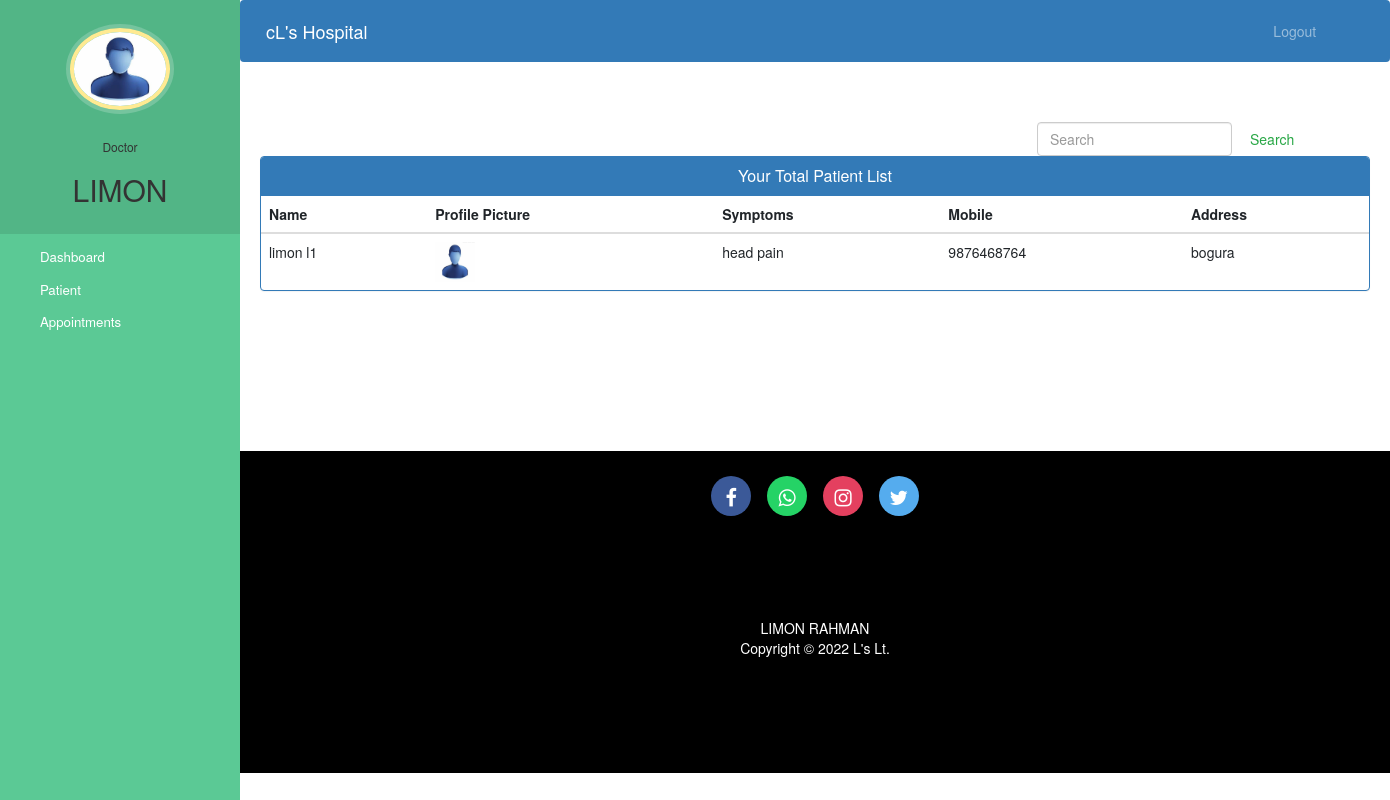
The app's page /doctor-view-patient (signed in) with its own data.
### hospital/models.py (models this page shows, shortened)
class Doctor(models.Model):
    user=models.OneToOneField(User,on_delete=models.CASCADE)
    profile_pic= models.ImageField(upload_to='profile_pic/DoctorProfilePic/',null=True,blank=True)
    address = models.CharField(max_length=40)
    mobile = models.CharField(max_length=20,null=True)
    department= models.CharField(max_length=50,choices=departments,default='Cardiologist')
    status=models.BooleanField(default=False)

class Patient(models.Model):
    user=models.OneToOneField(User,on_delete=models.CASCADE)
    profile_pic= models.ImageField(upload_to='profile_pic/PatientProfilePic/',null=True,blank=True)
    address = models.CharField(max_length=40)
    mobile = models.CharField(max_length=20,null=False)
    symptoms = models.CharField(max_length=100,null=False)
    assignedDoctorId = models.PositiveIntegerField(null=True)
    admitDate=models.DateField(auto_now=True)
    status=models.BooleanField(default=False)
    @property
    def get_name(self):
        return self.user.first_name+" "+self.user.last_name

### hospital/views.py (the view)
# urls.py: path('doctor-view-patient', views.doctor_view_patient_view,name='doctor-view-patient'),
@login_required(login_url='doctorlogin')
@user_passes_test(is_doctor)
def doctor_view_patient_view(request):
    patients=models.Patient.objects.all().filter(status=True,assignedDoctorId=request.user.id)
    doctor=models.Doctor.objects.get(user_id=request.user.id) #for profile picture of doctor in sidebar
    return render(request,'hospital/doctor_view_patient.html',{'patients':patients,'doctor':doctor})

### hospital/views.py (called while the page is built)
def is_doctor(user):
    return user.groups.filter(name='DOCTOR').exists()

### templates/hospital/doctor_view_patient.html (shortened to what this page needs)
{% extends 'hospital/doctor_base.html' %}
{% block content %}
{%load static%}
<head>
  <link href="//netdna.bootstrapcdn.com/bootstrap/3.0.0/css/bootstrap.min.css" rel="stylesheet" id="bootstrap-css">
</head>
<div class="container">
    <form  action="/search" method="get" style="margin-left:70%;" class="form-inline my-2 my-lg-0">
      <input class="form-control mr-sm-2" type="search" placeholder="Search" name="query" id="query" aria-label="Search">
      <button class="btn btn-outline-success my-2 my-sm-0" type="submit">Search</button>
    </form>
  {% if patients %}
  <div class="panel panel-primary">
    <div class="panel-heading">
      <h6 class="panel-title">Your Total Patient List</h6>
    </div>
    <table class="table table-hover" id="dev-table">
      <thead>
        <tr>
          <th>Name</th>
          <th>Profile Picture</th>
          <th>Symptoms</th>
          <th>Mobile</th>
          <th>Address</th>
        </tr>
      </thead>
      {% for p in patients %}
      <tr>
        <td> {{p.get_name}}</td>
        <td> <img src="{% static p.profile_pic.url %}" alt="Profile Pic" height="40px" width="40px" /></td>
        <td>{{p.symptoms}}</td>
        <td>{{p.mobile}}</td>
        <td>{{p.address}}</td>
      </tr>
      {% endfor %}
    </table>
  </div>
  {%else%}
  <br><br><br>
  <h4 style="text-align: center;color: red;">No Patient Found !!!</h4>
  {% endif %}
</div>
{% endblock content %}

### templates/hospital/doctor_base.html (shortened to what this page needs)
<!DOCTYPE html>
{% load static %}
<html lang="en">
<head>
  <link rel="stylesheet" href="https://stackpath.bootstrapcdn.com/bootstrap/4.3.1/css/bootstrap.min.css">
  <link rel="stylesheet" href="https://maxcdn.bootstrapcdn.com/font-awesome/4.7.0/css/font-awesome.min.css">
</head>
<body>
  <nav class="menu" tabindex="0">
    <header class="avatar">
      <img src="{% static doctor.profile_pic.url %}" alt="Profile Pic" />
      <br><br>
      <h6>Doctor</h6>
      <h2>{{request.user.first_name}}</h2>
    </header>
    <ul>
      <li tabindex="0" class="icon-dashboard"> <a style="color:white; text-decoration:none;" href="/doctor-dashboard"><span>Dashboard</span></a> </li>
      <li tabindex="0" class="icon-users"> <a style="color:white; text-decoration:none;" href="/doctor-patient"><span>Patient</span></a></li>
      <li tabindex="0" class="icon-calendar"> <a style="color:white; text-decoration:none;" href="/doctor-appointment"><span>Appointments</span></a></li>
    </ul>
  </nav>
  <main>
    <div class="bs-example">
      <nav class="navbar navbar-expand-md  navbar-dark fixed-top" style="background:#337AB7;">
        <a href="/doctor-dashboard" class="navbar-brand">cL's Hospital</a>
        <div class="collapse navbar-collapse justify-content-between" id="navbarCollapse">
          <div class="navbar-nav" style=" margin-left: 90%;">
            <form method="post" action="{% url 'logout' %}">
              <a href="/logout" class="nav-item nav-link">Logout</a>
          </form>
          </div>
        </div>
      </nav>
    </div>
    <br><br>
    {% block content %}
    {% endblock content %}
    <br><br><br><br><br><br><br>
    {% include "hospital/footer.html" %}
  </main>
</body>
</html>

### templates/hospital/footer.html (shortened to what this page needs)
<!DOCTYPE html>
<html>
<head>
  <link rel="stylesheet" href="https://maxcdn.bootstrapcdn.com/font-awesome/4.7.0/css/font-awesome.min.css">
</head>
<footer>
  <p>
    <a href="https://facebook.com/cL's.luv/" class="fa fa-facebook .social-icons"></a>
    <a href="https://api.whatsapp.com/send?phone=919572181024&text=Hello%20cL's.%0d%0aHow%20are%20you%20%3f%0d%0aI%20came%20from%20your%20website.&source=&data=#" class="fa fa-whatsapp .social-icons"></a>
    <a href="https://instagram.com/cL's.luv" class="fa fa-instagram .social-icons"></a>
    <a href="https://twitter.com/cL'skumar1503" class="fa fa-twitter .social-icons"></a>
  </p>
  <br>
  <div class="container">
    <div class="row">
      <div class="col-md-12 col-sm-12">
        <div style="color:#ffffff;margin-top:-40px;" class="wow fadeInUp footer-copyright">
          <p>LIMON RAHMAN <br>
            Copyright &copy; 2022 L's Lt. </p>
        </div>
      </div>
    </div>
  </div>
</footer>
</html>

### templates/hospital/doctor_base.html (style rules this page uses)
a:link { text-decoration: none; }
a { color: white; }
body { padding-left: 240px; }
main { position: relative; height: 100vh; }
.menu { background: #5bc995; height: 100vh; width: 240px; position: fixed; top: 0px; left: 0; z-index: 5; outline: none; }
.menu .avatar { background: rgba(0, 0, 0, 0.1); padding: 2em 0.5em; text-align: center; }
.menu .avatar img { width: 100px; border-radius: 50%; overflow: hidden; border: 4px solid #ffea92; box-shadow: 0 0 0 4px rgba(255, 255, 255, 0.2); }
.menu .avatar h2 { font-weight: normal; margin-bottom: 0; }
.menu ul { list-style: none; padding: 0.5em 0; margin: 0; }
.menu ul li { padding: 0.5em 1em 0.5em 3em; font-size: 0.95em; font-weight: regular; background-repeat: no-repeat; background-position: left 15px center; background-size: auto 20px; transition: all 0.15s linear; cursor: pointer; }
.menu ul li.icon-dashboard { background-image: url("http://www.entypo.com/images//gauge.svg"); }
.menu ul li.icon-users { background-image: url("http://www.entypo.com/images//users.svg"); }
.menu ul li.icon-calendar { background-image: url("http://www.entypo.com/images//calendar.svg"); }

### templates/hospital/doctor_view_patient.html (style rules this page uses)
a:link { text-decoration: none; }
h6 { text-align: center; }
.row { margin: 100px; }

### templates/hospital/footer.html (style rules this page uses)
footer { padding: 0px 0px 0px 0px; background-color: black; margin: 0px; margin-bottom:-40px; }
.fa { padding-top: 12px; font-size: 20px; width: 40px; height: 40px; align-items:center; text-decoration: none; margin: 2px 6px; border-radius: 50%; }
.fa-facebook { background: #3B5998; margin-top:20px; color: white; }
.fa-whatsapp { background: #25d366; color: white; }
.fa-twitter { background: #55ACEE; color: white; }
.fa-instagram { background: #E4405F; color: white; }
p { text-align: center; padding: 5px; }

### records on screen
Doctor: profile_pic (placeholder picture)
Patient: get_name "limon l1", profile_pic (placeholder picture), symptoms "head pain", mobile "9876468764", address "bogura"

### other values on screen
{{ request.user.first_name }} "LIMON"
